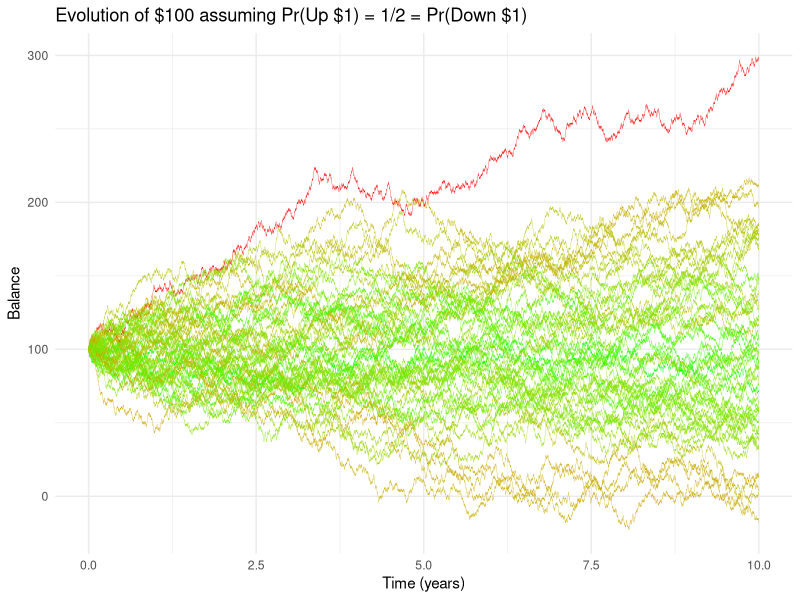

This chart was generated by the following R code:
## ---- chunk 1
#| fig-width: 6
#| fig-height: 4
#| fig-align: center
#| echo: true
library(ggplot2)
library(tidyr)
library(dplyr)

set.seed(1234)
W  <- 100L
Pr <- 0.5
N  <- 365L * 10L # 10 years
n  <- 50L        # compute 50 possible futures
run_chain <- function(N, p, w) {
  s <- sample(c(-1, 1), size = N, prob = c(p, 1-p), replace = TRUE)
  balance <- w + cumsum(s)
  return(balance)
}
chains <- replicate(n, run_chain(N, Pr, W))
chains_df <- as.data.frame(chains) |>
  mutate(Time = 1:n())
chains_df <- chains_df |>
  pivot_longer(
    cols = -Time,        
    names_to = "Chain", 
    values_to = "Value" 
  )
# color more extreme futures more red and less extreme more green
extremeness <- chains_df |>
  group_by(Chain) |>
  summarize(extreme = max(abs(Value - W)), .groups = "drop")
chains_df <- left_join(chains_df, extremeness, by = "Chain")
ggplot(chains_df, aes(x = Time/365, y = Value, group = Chain, color = extreme)) +
  geom_line(linewidth = 0.1) +
  labs(title = "Evolution of $100 assuming Pr(Up $1) = 1/2 = Pr(Down $1)", 
       x = "Time (years)", y = "Balance") +
  scale_color_gradient(low = "green", high = "red") +
  theme_minimal() +
  theme(legend.position = "none")
## ---- chunk 2
#| fig-width: 4.5
#| fig-height: 4.5
#| fig-align: center
#| echo: true
library(expm)

T <- 1e5
states <- c(1, 0) # 1: up day, 0: down day
y <- numeric(T)
Q <- matrix(c(3/5, 2/5, 
              1/3, 2/3), ncol = 2, byrow = TRUE)
y[1] <- 1 # start in the up day
for (t in 2:T) {
  if (y[t-1] == 1) {
    y[t] <- sample(states, size = 1, prob = c(Q[1, 1], Q[1, 2]))
  } else {
    y[t] <- sample(states, size = 1, prob = c(Q[2, 1], Q[2, 2]))
  }
}
cat("Proportion of happy Up days:", mean(y) |> round(3))
## ---- chunk 3
#| cache: true
#| echo: true

library(ggplot2)
library(gganimate)
library(dplyr)
library(purrr)

pairs <- expand.grid(i = -10:10, j = -10:10)

lin_trans <- function(M, x) {
  stopifnot(diff(dim(M)) != 0) # must be square matrix
  stopifnot(dim(m)[2] == dim(pairs)[1]) 
  return(M %*% x)
}

# animated_data <- map_dfr(angles, ~ rotate_points(.x, pairs))
# 
# stopifnot(!any(is.na(animated_data$time)))
# stopifnot(is.numeric(animated_data$time))
# 
# p <- ggplot(animated_data, aes(x = x, y = y)) +
#   geom_point(size = 0.1, alpha = 0.8) +
#   geom_vline(xintercept = 0, linewidth = 0.1) +
#   geom_hline(yintercept = 0, linewidth = 0.1) +
#   coord_fixed() +
#   labs(x = "x", y = "y", title = "Rotation: {frame_time}°") +
#   theme_minimal() +
#   transition_time(time) +
#   shadow_mark(past = TRUE, future = FALSE, alpha = 0.2, size = 0.1)
# 
# animate(p, fps = 10, width = 500, height = 500, duration = 5)
## ---- chunk 4
#| fig-width: 4.5
#| fig-height: 4.5
#| fig-align: center
#| echo: true

# Compute eigenvalues and eigenvectors of the transpose of Q.
eigen_res <- eigen(t(Q))

print(eigen_res)
stationary_vec <- eigen_res$vectors[, 1]

# Normalize to ensure the elements sum to 1
stationary_distribution <- stationary_vec / sum(stationary_vec)
names(stationary_distribution) <- c("Up", "Down")
print(stationary_distribution |> round(2))
